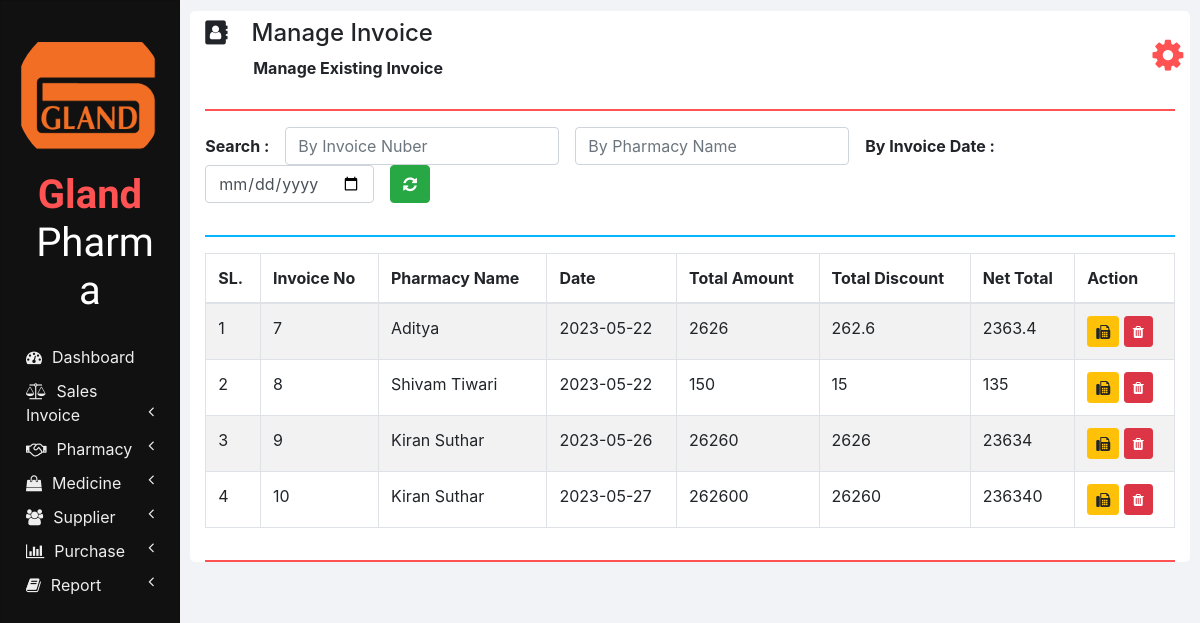
Page /manage_invoice.php on the committed database.
### tables this page shows
CREATE TABLE `invoices` (
  `INVOICE_ID` int(11) NOT NULL,
  `NET_TOTAL` double NOT NULL DEFAULT 0,
  `INVOICE_DATE` date NOT NULL DEFAULT current_timestamp(),
  `CUSTOMER_ID` int(11) NOT NULL,
  `TOTAL_AMOUNT` double NOT NULL,
  `TOTAL_DISCOUNT` double NOT NULL
);

CREATE TABLE `customers` (
  `ID` int(11) NOT NULL,
  `NAME` varchar(20) NOT NULL,
  `CONTACT_NUMBER` varchar(10) NOT NULL,
  `ADDRESS` varchar(100) NOT NULL,
  `CUST_NAME` varchar(20) NOT NULL,
  `CUST_ADDRESS` varchar(100) NOT NULL
);

### php/manage_invoice.php (the view, shortened to what this page needs)
<?php
  function showInvoices() {
    require "db_connection.php";
    if($con) {
      $seq_no = 0;
      $query = "SELECT * FROM invoices INNER JOIN customers ON invoices.CUSTOMER_ID = customers.ID";
      $result = mysqli_query($con, $query);
      while($row = mysqli_fetch_array($result)) {
        $seq_no++;
        showInvoiceRow($seq_no, $row);
      }
    }
  }
  function showInvoiceRow($seq_no, $row) {
    ?>
    <tr>
      <td><?php echo $seq_no; ?></td>
      <td><?php echo $row['INVOICE_ID']; ?></td>
      <td><?php echo $row['NAME']; ?></td>
      <td><?php echo $row['INVOICE_DATE']; ?></td>
      <td><?php echo $row['TOTAL_AMOUNT']; ?></td>
      <td><?php echo $row['TOTAL_DISCOUNT']; ?></td>
      <td><?php echo $row['NET_TOTAL']; ?></td>
      <td>
        <button class="btn btn-warning btn-sm" onclick="printInvoice(<?php echo $row['INVOICE_ID']; ?>);">
          <i class="fa fa-fax"></i>
        </button>
        <button class="btn btn-danger btn-sm" onclick="deleteInvoice(<?php echo $row['INVOICE_ID']; ?>);">
          <i class="fa fa-trash"></i>
        </button>
      </td>
    </tr>
    <?php
  }
    ?>

### manage_invoice.php (shortened to what this page needs)
<!DOCTYPE html>
<html lang="en" dir="ltr">
  <head>
    <link rel="stylesheet" href="bootstrap/css/bootstrap.min.css">
    <link rel="stylesheet" href="https://use.fontawesome.com/releases/v5.3.1/css/all.css">
    <link rel="stylesheet" href="https://cdnjs.cloudflare.com/ajax/libs/font-awesome/4.7.0/css/font-awesome.min.css">
    <link rel="stylesheet" href="css/sidenav.css">
    <link rel="stylesheet" href="css/home.css">
  </head>
  <body>
    <div class="container-fluid">
      <div class="container">
        <?php
          require "php/header.php";
          createHeader('address-book', 'Manage Invoice', 'Manage Existing Invoice');
        ?>
        <div class="row">
          <div class="col-md-12 form-group form-inline">
            <label class="font-weight-bold" for="">Search :&emsp;</label>
            <input type="number" class="form-control" id="by_invoice_number" placeholder="By Invoice Nuber" onkeyup="searchInvoice(this.value, 'INVOICE_ID');">
            &emsp;<input type="text" class="form-control" id="by_customer_name" placeholder="By Pharmacy Name" onkeyup="searchInvoice(this.value, 'NAME');">
            &emsp;<label class="font-weight-bold" for="">By Invoice Date :&emsp;</label>
            <input type="date" class="form-control" id="by_date" onchange="searchInvoice(this.value, 'INVOICE_DATE');">
            &emsp;<button class="btn btn-success font-weight-bold" onclick="refresh();"><i class="fa fa-refresh"></i></button>
          </div>
          <div class="col col-md-12">
            <hr class="col-md-12" style="padding: 0px; border-top: 2px solid  #02b6ff;">
          </div>
          <div class="col col-md-12 table-responsive">
            <div class="table-responsive">
            	<table class="table table-bordered table-striped table-hover">
            		<thead>
            			<tr>
            				<th>SL.</th>
            				<th>Invoice No</th>
            				<th>Pharmacy Name</th>
            				<th>Date</th>
                    <th>Total Amount</th>
                    <th>Total Discount</th>
                    <th>Net Total</th>
                    <th>Action</th>
            			</tr>
            		</thead>
                <tbody id="invoices_div">
                  <?php
                    require 'php/manage_invoice.php';
                    showInvoices();
                  ?>
                </tbody>
            	</table>
            </div>
          </div>
        </div>
        <hr style="border-top: 2px solid #ff5252;">
      </div>
    </div>
  </body>
</html>

### php/header.php
<?php
  function createHeader($icon, $heading, $sub_heading) {
    echo '
    <section class="row content-header">
      <div class="header-title col-md-11">
        <p class="h4 pt-2"><i class="fa fa-'.$icon.'"></i>&emsp;'.$heading.'</p>
        &emsp;&emsp;&emsp;<small class="font-weight-bold h6">'.$sub_heading.'</small>
      </div>
      <div class="col-md-1 user_options">
        <button class="col col-md-1 m-3" onclick="showOptions();">
          <i class="fa fa-gear"></i>
        </button>
        <div id="mark"><i class="fa fa-play fa-rotate-270"></i></div>
        <ul id="options" class="options list-unstyled" style="display: none;">
          <li>
            <a href="my_profile.php"><i class="fa fa-user"></i><span>My Profile</span></a>
          </li>
          <li>
            <a href="change_password.php"><i class="fa fa-edit"></i><span>Change Password</span></a>
          </li>
          <li>
            <a href="logout.php"><i class="fa fa-key"></i><span>Logout</span></a>
          </li>
        </ul>
      </div>
    </section>
    <hr style="border-top: 2px solid #ff5252;">
    ';
  }
?>

### css/sidenav.css (style rules this page uses)
body { background-color: #f1f3f6; }
.sidenav { width: 15%; height: 100vh; background-color: #222222; position: fixed; z-index: 1; flex: 1 0 auto; }
.card { width: 100%; height: 100%; top: 0; border-radius: 0; background-color: #111111; }
.logo .logo-caption { font-family: 'Poiret One', cursive; color: #ffffff; text-align: center; margin-bottom: 25px; }
.logo .profile { margin-left: 50%; border-radius: 50%; transform: translate(-50%); }
.logo .tweak { color: #ff5252; font-weight: bold; }
.main-menu-item { padding: 5px 5px; cursor: pointer; }
.main-menu-item > a { color: #eeeeee; text-decoration: none; font-size: 16px; }
.main-menu-item > a > span { margin-left: 10px; }

### css/home.css (style rules this page uses)
html, body { height: 100vh; }
.container-fluid { margin-left: 15%; width: 85%; background: #f1f3f6; padding: 1px 0 0 0; flex: 1 0 auto; }
.container { margin: 0; max-width: 98%; margin: 1%; background-color: #ffffff; border-radius: 5px; }
.user_options button { max-width: 50px; max-height: 50px; font-size: 36px; background-color: #ffffff; color: #ff5252; border: none; outline: none; }
input[type=number] { -moz-appearance: textfield; }

### rows in the picture
invoices: seq_no "1", INVOICE_ID "7", CUSTOMER_ID.NAME "Aditya", INVOICE_DATE "2023-05-22", TOTAL_AMOUNT "2626", TOTAL_DISCOUNT "262.6", NET_TOTAL "2363.4"
invoices: seq_no "2", INVOICE_ID "8", CUSTOMER_ID.NAME "Shivam Tiwari", INVOICE_DATE "2023-05-22", TOTAL_AMOUNT "150", TOTAL_DISCOUNT "15", NET_TOTAL "135"
invoices: seq_no "3", INVOICE_ID "9", CUSTOMER_ID.NAME "Kiran Suthar", INVOICE_DATE "2023-05-26", TOTAL_AMOUNT "26260", TOTAL_DISCOUNT "2626", NET_TOTAL "23634"
invoices: seq_no "4", INVOICE_ID "10", CUSTOMER_ID.NAME "Kiran Suthar", INVOICE_DATE "2023-05-27", TOTAL_AMOUNT "262600", TOTAL_DISCOUNT "26260", NET_TOTAL "236340"

### other values in the picture
$heading "Manage Invoice"
$sub_heading "Manage Existing Invoice"
